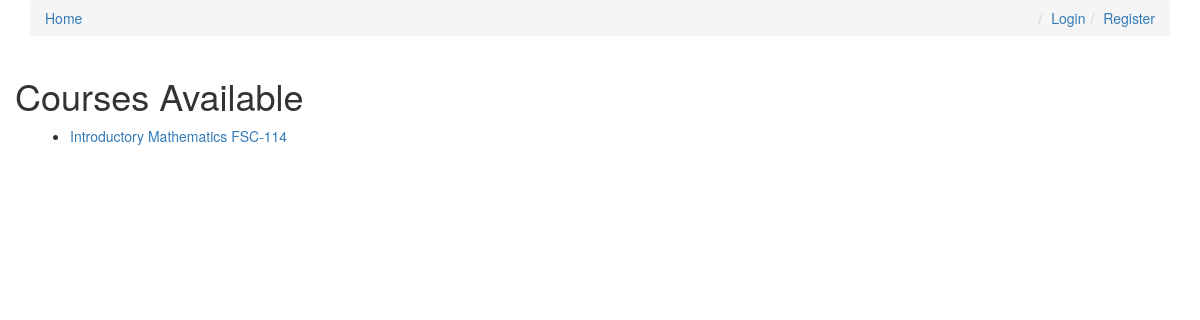
Before: /courses/ with the older database file.
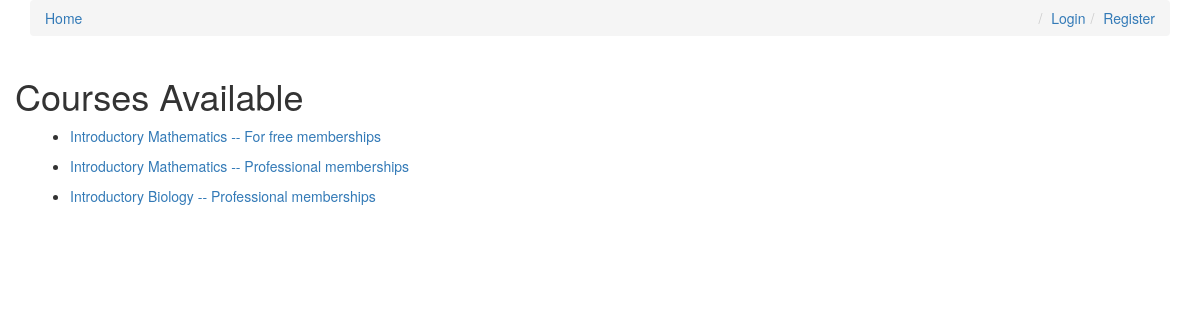
After: the same page with the newer database file.
### courses/models.py (models this page shows, shortened)
class Course(models.Model):
    slug = models.SlugField()
    title = models.CharField(max_length=120)
    description = models.TextField()
    position = models.IntegerField(default=1)
    allowed_membership = models.ManyToManyField(Membership)
    def __str__(self):
        return self.title
    def get_absolute_url(self):
        return reverse('courses:detail', kwargs={'slug': self.slug})

### courses/views.py (the view)
# urls.py: path('', CourseList.as_view(), name='list'),
class CourseList(ListView):
    model = Course
    template_name = 'courses/course_list.html'
    def get_queryset(self):
        course = Course.objects.all().order_by('position')
        return course

### courses/templates/courses/course_list.html
{% extends 'courses/base.html' %}
{% block content %}
<div class='container'>
    <div class='row'>
    <h1>Courses Available</h1>
    <div class='col-sm-8 col-md-8'>
    {% for object in object_list %}
        <ul>
            <li><a href="{{ object.get_absolute_url }}">{{ object }}</a></li>
        </ul>
    {% endfor %}
    </div>
    </div>
    </div>
{% endblock %}

Changed rows visible on the page:
changed Course: title "Introductory Mathematics FSC-114" → "Introductory Mathematics -- For free memberships"
added Course: title "Introductory Mathematics -- Professional memberships"
added Course: title "Introductory Biology -- Professional memberships"
